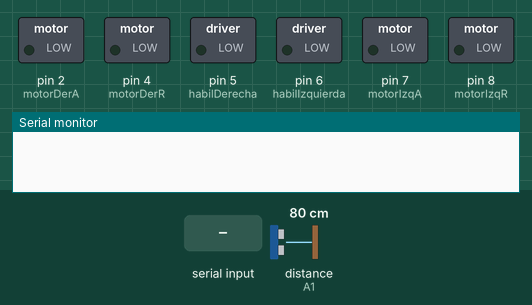
This sketch was run on a simulated Arduino Uno, built with avr-gcc and run on an emulated ATmega328P. Parts: switched loads named in the sketch (green lamp = pin HIGH), the last lines printed to the serial monitor. Inputs (shaded band) come from the test bench; at power-on: distance to the obstacle (sensor on A1) 80 cm. The echo pulse lasts 58.3 µs per cm; random numbers use the default seed unless the sketch sets one; pins used as bus, display or sensor lines are not drawn.

Above: at 1.2 s.
1.3 s: "6" received over Serial
At 1.8 s:
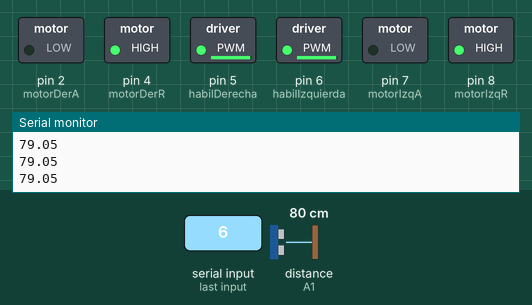
2.8 s: distance to the obstacle (sensor on A1) set to 85 cm
At 4.5 s:
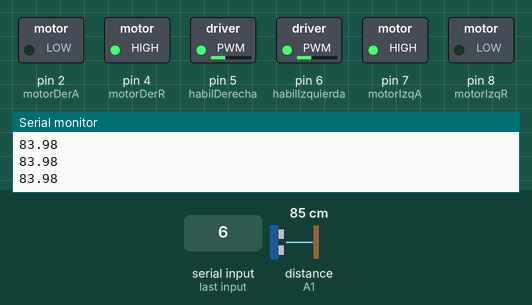
5.8 s: "1" received over Serial
At 6.3 s:
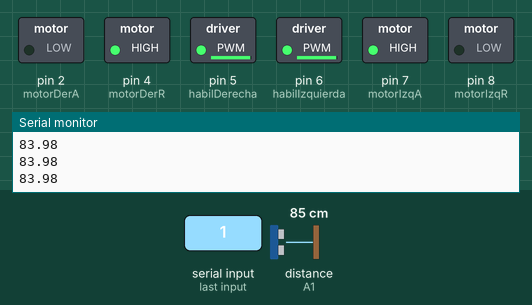
7.3 s: "2" received over Serial
At 7.6 s:
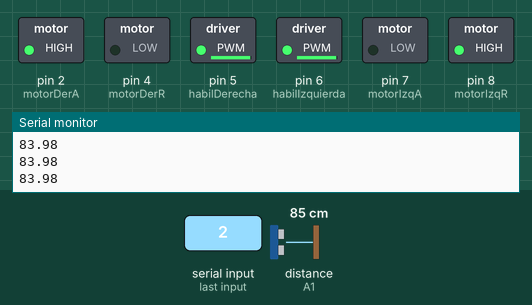
8.8 s: "4" received over Serial
At 9.9 s:
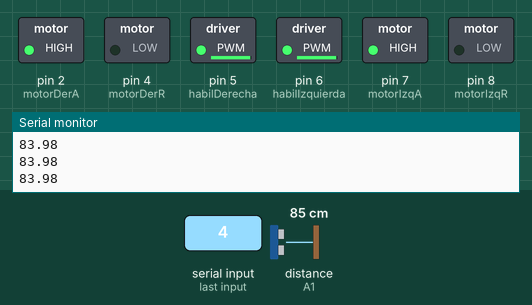
10.3 s: "3" received over Serial
At 11.1 s:
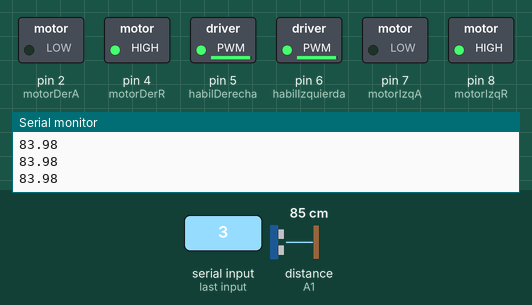
Timing chart, 0 to 12.8 s (numbered marks = the images above; inputs shaded):
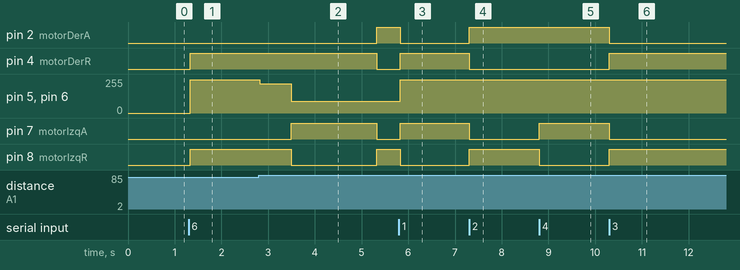

The sketch:

Version2MejoradaPorLaIA.ino
```cpp
// =====================================
//          ROBOT SUMO V2
// Bluetooth + Autónomo
// Adaptado a puente H de 6 pines
// =====================================


// =====================================
//            MOTORES
// =====================================

// PWM
const int habilDerecha   = 5;
const int habilIzquierda = 6;

// Motor derecho
const int motorDerA = 2;
const int motorDerR = 4;

// Motor izquierdo
const int motorIzqA = 7;
const int motorIzqR = 8;


// =====================================
//        SENSOR ULTRASONICO
// =====================================

const int Trigger = A2;
const int Echo    = A1;


// =====================================
//           VELOCIDADES
// =====================================

const int velocidadMax      = 250;
const int velocidadAtaque  = 220;
const int velocidadBusqueda = 90;


// =====================================
//            VARIABLES
// =====================================

char comando;

bool modoSumoActivo = false;


// =====================================
//          TEMPORIZADORES
// =====================================

unsigned long tiempoPrevioBusqueda = 0;
unsigned long ultimoAvistamiento   = 0;

const long intervaloBusqueda = 1800;
const long memoriaObjetivo  = 700;


// =====================================
//       DIRECCION DE BUSQUEDA
// =====================================

int direccionBusqueda = 1;


// =====================================
//           PROTOTIPOS
// =====================================

void frente(int velocidad);
void retroceder(int velocidad);

void girarDerecha(int velocidad);
void girarIzquierda(int velocidad);

void detener();

void modoSumo();

float tomarDistancia();

bool temporizadorBusqueda();


// =====================================
//               SETUP
// =====================================

void setup() {

  // Pines PWM
  pinMode(habilDerecha, OUTPUT);
  pinMode(habilIzquierda, OUTPUT);

  // Pines motores
  pinMode(motorDerA, OUTPUT);
  pinMode(motorDerR, OUTPUT);

  pinMode(motorIzqA, OUTPUT);
  pinMode(motorIzqR, OUTPUT);

  // Sensor ultrasónico
  pinMode(Trigger, OUTPUT);
  pinMode(Echo, INPUT);

  digitalWrite(Trigger, LOW);

  // Bluetooth
  Serial.begin(9600);

  // Semilla aleatoria
  randomSeed(analogRead(A0));
}


// =====================================
//                LOOP
// =====================================

void loop() {

  // =====================================
  //       CONTROL BLUETOOTH
  // =====================================

  if (Serial.available() > 0) {

    comando = Serial.read();

    switch (comando) {

      case '1':
        modoSumoActivo = false;
        girarDerecha(velocidadMax);
      break;

      case '2':
        modoSumoActivo = false;
        girarIzquierda(velocidadMax);
      break;

      case '3':
        modoSumoActivo = false;
        frente(velocidadMax);
      break;

      case '4':
        modoSumoActivo = false;
        retroceder(velocidadMax);
      break;

      case '5':
        modoSumoActivo = false;
        detener();
      break;

      case '6':
        modoSumoActivo = true;
      break;
    }
  }


  // =====================================
  //          MODO AUTONOMO
  // =====================================

  if (modoSumoActivo) {

    modoSumo();
  }
}


// =====================================
//            MODO SUMO
// =====================================

void modoSumo() {

  float distancia = tomarDistancia();


  // =====================================
  //      ENEMIGO DETECTADO
  // =====================================

  if (distancia > 0 && distancia <= 80) {

    ultimoAvistamiento = millis();

    // Muy cerca
    if (distancia <= 25) {

      frente(velocidadAtaque);
      return;
    }

    // Distancia media
    frente(velocidadMax);
    return;
  }


  // =====================================
  //      MEMORIA DEL OBJETIVO
  // =====================================

  if (millis() - ultimoAvistamiento <= memoriaObjetivo) {

    frente(velocidadAtaque);
    return;
  }


  // =====================================
  //            BUSQUEDA
  // =====================================

  if (temporizadorBusqueda()) {

    direccionBusqueda = random(1, 3);
  }


  if (direccionBusqueda == 1) {

    girarDerecha(velocidadBusqueda);

  } else {

    girarIzquierda(velocidadBusqueda);
  }
}


// =====================================
//      SENSOR ULTRASONICO
// =====================================

float tomarDistancia() {

  float suma = 0;
  int lecturasValidas = 0;

  for (int i = 0; i < 3; i++) {

    digitalWrite(Trigger, LOW);
    delayMicroseconds(2);

    digitalWrite(Trigger, HIGH);
    delayMicroseconds(10);

    digitalWrite(Trigger, LOW);

    unsigned long tiempo =
      pulseIn(Echo, HIGH, 30000);

    float distancia = tiempo / 59.0;

    // Filtrar lecturas inválidas
    if (distancia > 0 && distancia < 400) {

      suma += distancia;
      lecturasValidas++;
    }

    delay(5);
  }

  // Sin lecturas válidas
  if (lecturasValidas == 0) {

    return 0;
  }

  float distanciaFinal =
    suma / lecturasValidas;

  Serial.println(distanciaFinal);

  return distanciaFinal;
}


// =====================================
//          TEMPORIZADOR
// =====================================

bool temporizadorBusqueda() {

  unsigned long tiempoActual = millis();

  if (tiempoActual - tiempoPrevioBusqueda >= intervaloBusqueda) {

    tiempoPrevioBusqueda = tiempoActual;
    return true;
  }

  return false;
}


// =====================================
//      FUNCIONES DE MOVIMIENTO
// =====================================

void frente(int velocidad) {

  // Derecho adelante
  digitalWrite(motorDerA, LOW);
  digitalWrite(motorDerR, HIGH);

  // Izquierdo adelante
  digitalWrite(motorIzqA, LOW);
  digitalWrite(motorIzqR, HIGH);

  analogWrite(habilDerecha, velocidad);
  analogWrite(habilIzquierda, velocidad);
}


void retroceder(int velocidad) {

  // Derecho atrás
  digitalWrite(motorDerA, HIGH);
  digitalWrite(motorDerR, LOW);

  // Izquierdo atrás
  digitalWrite(motorIzqA, HIGH);
  digitalWrite(motorIzqR, LOW);

  analogWrite(habilDerecha, velocidad);
  analogWrite(habilIzquierda, velocidad);
}


void girarDerecha(int velocidad) {

  // Derecho adelante
  digitalWrite(motorDerA, LOW);
  digitalWrite(motorDerR, HIGH);

  // Izquierdo atrás
  digitalWrite(motorIzqA, HIGH);
  digitalWrite(motorIzqR, LOW);

  analogWrite(habilDerecha, velocidad);
  analogWrite(habilIzquierda, velocidad);
}


void girarIzquierda(int velocidad) {

  // Derecho atrás
  digitalWrite(motorDerA, HIGH);
  digitalWrite(motorDerR, LOW);

  // Izquierdo adelante
  digitalWrite(motorIzqA, LOW);
  digitalWrite(motorIzqR, HIGH);

  analogWrite(habilDerecha, velocidad);
  analogWrite(habilIzquierda, velocidad);
}


void detener() {

  digitalWrite(motorDerA, LOW);
  digitalWrite(motorDerR, LOW);

  digitalWrite(motorIzqA, LOW);
  digitalWrite(motorIzqR, LOW);

  analogWrite(habilDerecha, 0);
  analogWrite(habilIzquierda, 0);
}
```

Measured:
- the behaviour switches between 80 and 81 cm on distance to the obstacle (sensor on A1) (found by bisection; images 1 and 2)
- after the input at 1.3 s, pin 4 (motorDerR), pin 8 (motorIzqR): LOW → HIGH at once; pin 5 (habilDerecha), pin 6 (habilIzquierda): 0/255 → 250/255 at once
- after the input at 2.8 s, pin 2 (motorDerA): LOW → HIGH after 2.5 s; pin 4 (motorDerR): HIGH → LOW after 2.5 s; pin 5 (habilDerecha), pin 6 (habilIzquierda): 250/255 → 220/255 at once, → 90/255 0.67 s later; pin 7 (motorIzqA): LOW → HIGH after 0.70 s, → LOW 1.8 s later; pin 8 (motorIzqR): HIGH → LOW after 0.70 s, → HIGH 1.8 s later
- after the input at 5.8 s, pin 5 (habilDerecha), pin 6 (habilIzquierda): 90/255 → 250/255 at once
- after the input at 7.3 s, pin 2 (motorDerA), pin 8 (motorIzqR): LOW → HIGH at once; pin 4 (motorDerR), pin 7 (motorIzqA): HIGH → LOW at once
- after the input at 8.8 s, pin 7 (motorIzqA): LOW → HIGH at once; pin 8 (motorIzqR): HIGH → LOW at once
- after the input at 10.3 s, pin 2 (motorDerA), pin 7 (motorIzqA): HIGH → LOW at once; pin 4 (motorDerR), pin 8 (motorIzqR): LOW → HIGH at once
